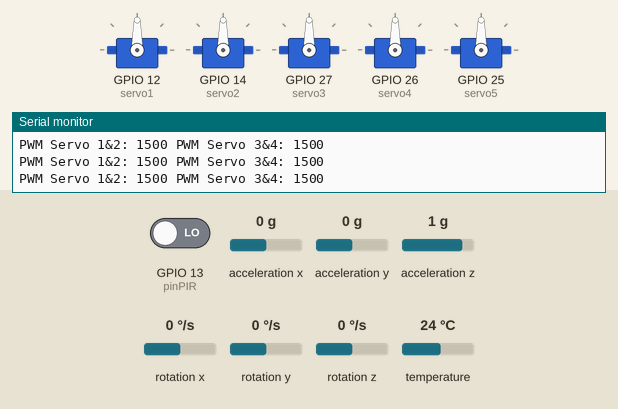
Recording of a sketch running on a simulated ESP32. Parts: 5 × servo, the last lines printed to the serial monitor. The inputs (shaded band) are chosen by the test bench; at power-on: acceleration x 0 g, acceleration y 0 g, rotation z 0 °/s, GPIO 13 (pinPIR) LOW, acceleration z 1 g, rotation x 0 °/s, rotation y 0 °/s, temperature 24 °C.

Above: at 1.2 s.
1.3 s: acceleration x set to -1.4 g
At 1.9 s:
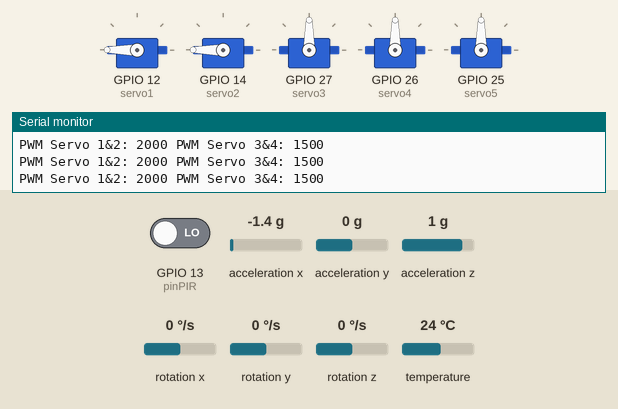
2.8 s: acceleration y set to -1.4 g
At 3.8 s:
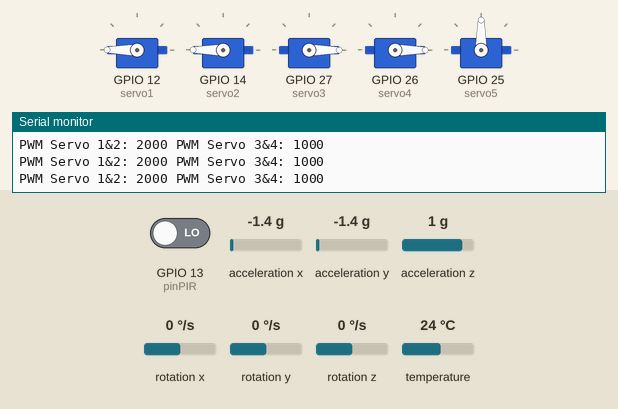
4.3 s: rotation z set to -192 °/s
At 5.1 s:
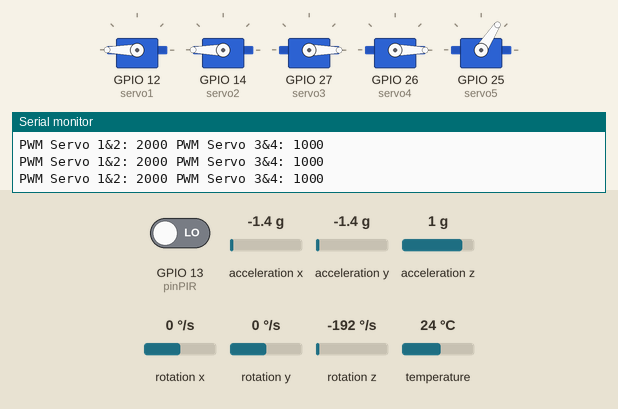
5.8 s: acceleration x set to -0.8 g
At 7.0 s:
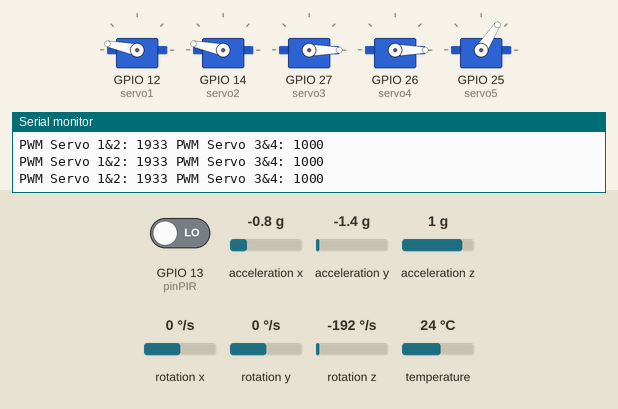
7.3 s: acceleration y set to 0 g
At 7.7 s:
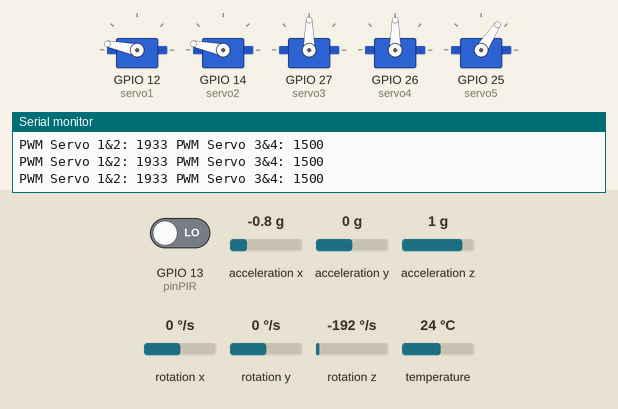
8.8 s: rotation z set to -100 °/s
At 10.1 s:
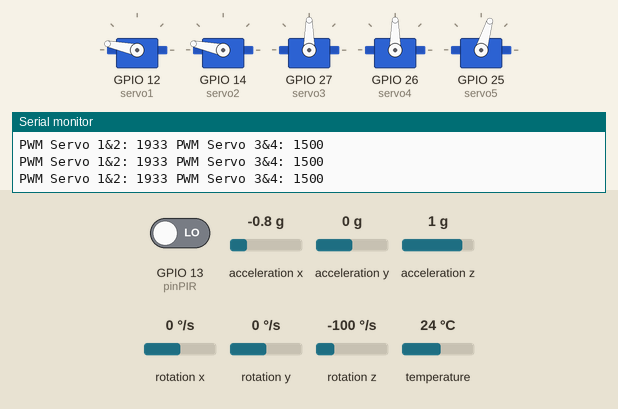
Timing chart, 0 to 11.3 s (numbered marks = the images above; inputs shaded):
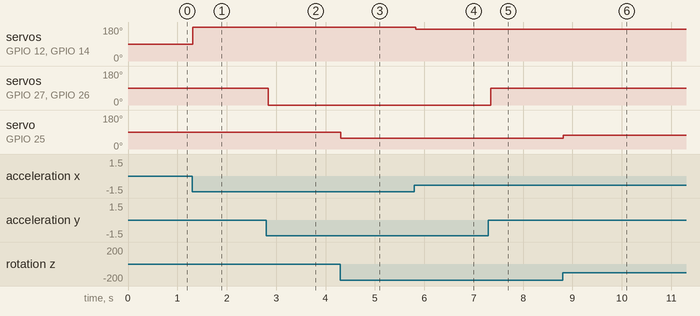

The sketch:

kodewokwi.ino
```cpp
#include <Adafruit_MPU6050.h>
#include <Adafruit_Sensor.h>
#include <Wire.h>
#include <ESP32Servo.h>

Servo servo1;
Servo servo2;
Servo servo3;
Servo servo4;
Servo servo5;
const int pinPIR = 13;

Adafruit_MPU6050 mpu;

void setup() {
  Serial.begin(115200);
  Wire.begin(21, 22);

  if (!mpu.begin()) {
    Serial.println("Sensor tidak ditemukan.");
    while(1) {
      delay(10);
      }
  }

  servo1.attach(12);
  servo2.attach(14);
  servo3.attach(27);
  servo4.attach(26);
  servo5.attach(25);
  pinMode(pinPIR, INPUT_PULLDOWN);

}

void loop() {
  int statusPIR = digitalRead(pinPIR);

  if (statusPIR == HIGH) {
    servo1.write(90);
    servo2.write(90);
    servo3.write(90);
    servo4.write(90);
    servo5.write(90);
    delay(1000);
  } else{
    sensors_event_t akselerasi, giroskop, suhu_sensor;
    mpu.getEvent(&akselerasi, &giroskop, &suhu_sensor);

    int sudutRoll  = -(constrain((int)(akselerasi.acceleration.x * 10), -90, 90));
    int sudutPitch = constrain((int)(akselerasi.acceleration.y * 10), -90, 90);
    int sudutYaw   = constrain((int)(giroskop.gyro.z * 10), -90, 90);

    servo1.write(sudutRoll + 90);
    servo2.write(sudutRoll + 90);
    servo3.write(sudutPitch + 90);
    servo4.write(sudutPitch + 90);
    servo5.write(sudutYaw + 90);

    int pwm12 = map(sudutRoll, -90, 90, 1000, 2000);
    int pwm34 = map(sudutPitch, -90, 90, 1000, 2000);

    Serial.print("PWM Servo 1&2: ");
    Serial.print(pwm12);
    Serial.print(" PWM Servo 3&4: ");
    Serial.println(pwm34);

  }

  delay(50);
}
```

Measured:
- after the input at 1.3 s, servo on GPIO 12 (servo1), servo on GPIO 14 (servo2): 90° → 180° at once
- after the input at 2.8 s, servo on GPIO 27 (servo3), servo on GPIO 26 (servo4): 90° → 0° at once
- after the input at 4.3 s, servo on GPIO 25 (servo5): 90° → 57° at once
- after the input at 5.8 s, servo on GPIO 12 (servo1), servo on GPIO 14 (servo2): 180° → 168° at once
- after the input at 7.3 s, servo on GPIO 27 (servo3), servo on GPIO 26 (servo4): 0° → 90° after 0.05 s
- after the input at 8.8 s, servo on GPIO 25 (servo5): 57° → 73° at once
